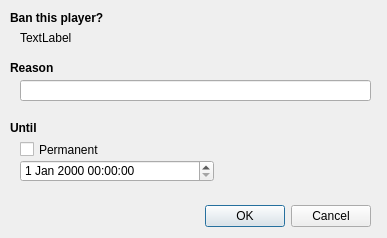
<?xml version="1.0" encoding="UTF-8"?>
<ui version="4.0">
 <class>BanDialog</class>
 <widget class="QDialog" name="BanDialog">
  <property name="geometry">
   <rect>
    <x>0</x>
    <y>0</y>
    <width>387</width>
    <height>238</height>
   </rect>
  </property>
  <property name="windowTitle">
   <string>Ban Player</string>
  </property>
  <widget class="QDialogButtonBox" name="buttonBox">
   <property name="geometry">
    <rect>
     <x>30</x>
     <y>200</y>
     <width>341</width>
     <height>32</height>
    </rect>
   </property>
   <property name="orientation">
    <enum>Qt::Horizontal</enum>
   </property>
   <property name="standardButtons">
    <set>QDialogButtonBox::Cancel|QDialogButtonBox::Ok</set>
   </property>
  </widget>
  <widget class="QLabel" name="label">
   <property name="geometry">
    <rect>
     <x>10</x>
     <y>10</y>
     <width>381</width>
     <height>16</height>
    </rect>
   </property>
   <property name="font">
    <font>
     <weight>75</weight>
     <bold>true</bold>
    </font>
   </property>
   <property name="text">
    <string>Ban this player?</string>
   </property>
  </widget>
  <widget class="QLabel" name="lPlayerName">
   <property name="geometry">
    <rect>
     <x>20</x>
     <y>30</y>
     <width>361</width>
     <height>16</height>
    </rect>
   </property>
   <property name="text">
    <string>TextLabel</string>
   </property>
  </widget>
  <widget class="QLabel" name="label_2">
   <property name="geometry">
    <rect>
     <x>10</x>
     <y>60</y>
     <width>381</width>
     <height>16</height>
    </rect>
   </property>
   <property name="font">
    <font>
     <weight>75</weight>
     <bold>true</bold>
    </font>
   </property>
   <property name="text">
    <string>Reason</string>
   </property>
  </widget>
  <widget class="QLineEdit" name="leReason">
   <property name="geometry">
    <rect>
     <x>20</x>
     <y>80</y>
     <width>351</width>
     <height>21</height>
    </rect>
   </property>
  </widget>
  <widget class="QLabel" name="label_3">
   <property name="geometry">
    <rect>
     <x>10</x>
     <y>120</y>
     <width>371</width>
     <height>16</height>
    </rect>
   </property>
   <property name="font">
    <font>
     <weight>75</weight>
     <bold>true</bold>
    </font>
   </property>
   <property name="text">
    <string>Until</string>
   </property>
  </widget>
  <widget class="QCheckBox" name="cbPermanent">
   <property name="geometry">
    <rect>
     <x>20</x>
     <y>140</y>
     <width>351</width>
     <height>19</height>
    </rect>
   </property>
   <property name="text">
    <string>Permanent</string>
   </property>
  </widget>
  <widget class="QDateTimeEdit" name="dtUntil">
   <property name="geometry">
    <rect>
     <x>20</x>
     <y>160</y>
     <width>194</width>
     <height>22</height>
    </rect>
   </property>
  </widget>
 </widget>
 <resources/>
 <connections>
  <connection>
   <sender>buttonBox</sender>
   <signal>accepted()</signal>
   <receiver>BanDialog</receiver>
   <slot>accept()</slot>
   <hints>
    <hint type="sourcelabel">
     <x>248</x>
     <y>254</y>
    </hint>
    <hint type="destinationlabel">
     <x>157</x>
     <y>274</y>
    </hint>
   </hints>
  </connection>
  <connection>
   <sender>buttonBox</sender>
   <signal>rejected()</signal>
   <receiver>BanDialog</receiver>
   <slot>reject()</slot>
   <hints>
    <hint type="sourcelabel">
     <x>316</x>
     <y>260</y>
    </hint>
    <hint type="destinationlabel">
     <x>286</x>
     <y>274</y>
    </hint>
   </hints>
  </connection>
 </connections>
</ui>
